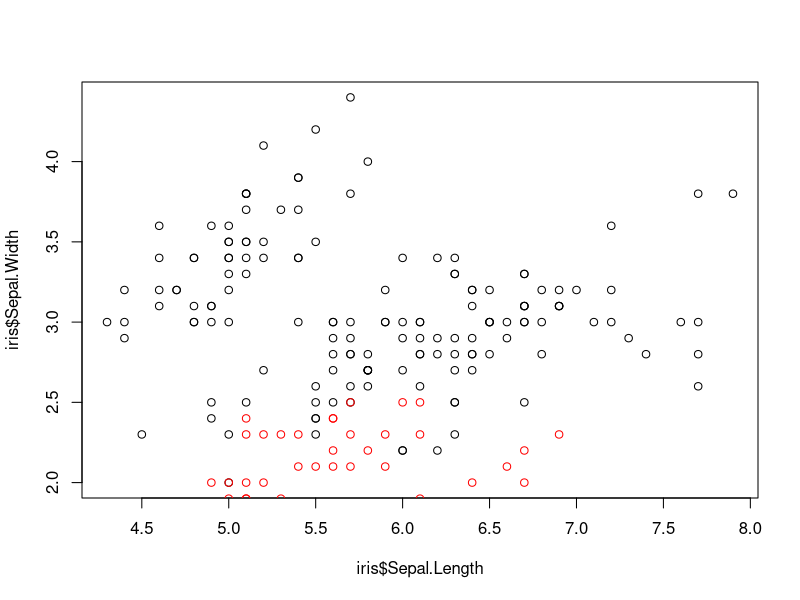
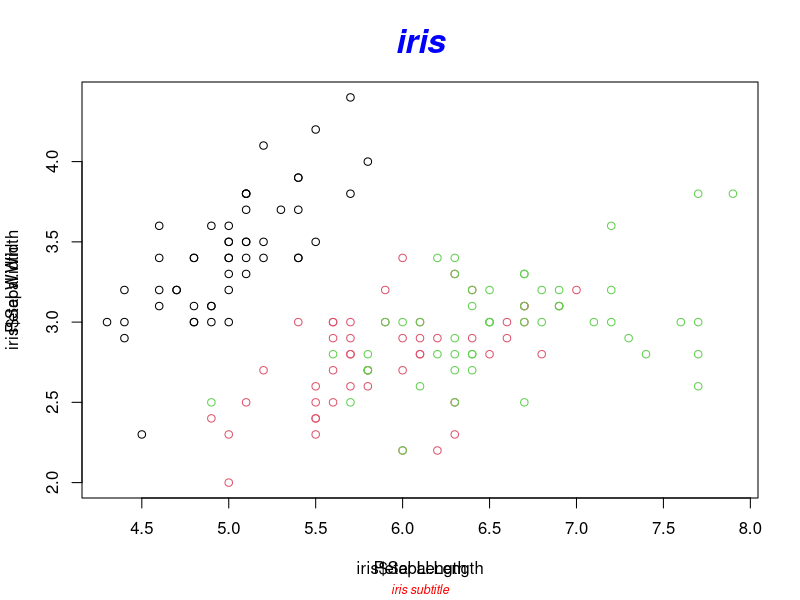
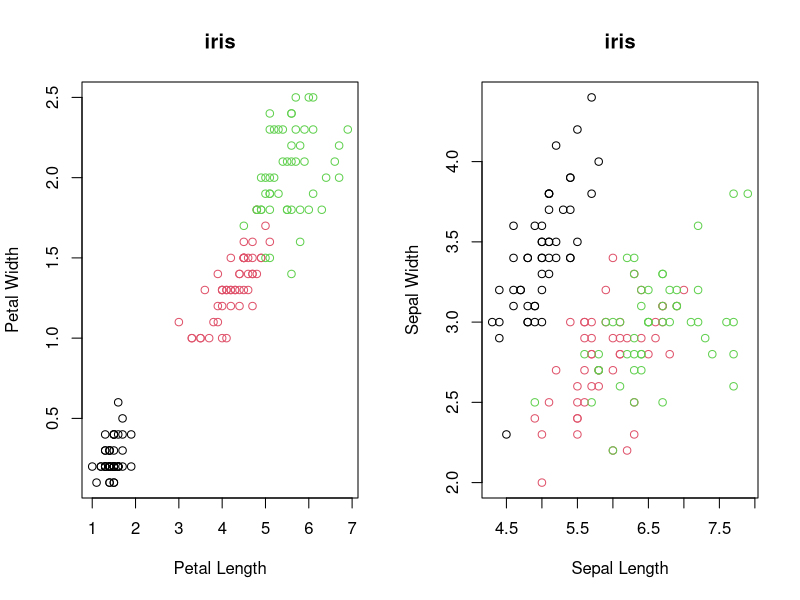

Generate these figures, in order, with R:
##-------------- Basic Plotting in R --------------

# See structure of the iris data frame 
iris <- iris
View(iris)
str(iris)



# Plot Sepal length and width on x and y axes respectively
plot(iris$Sepal.Length,iris$Sepal.Width)



# Add a layer of petal length and width using points, use col = "red" 
points(iris$Petal.Length,iris$Petal.Width,col = "red")



# Plot Species (factor) as colors; note that now we assign color to a variable in the data frame 
# and R assigns a color to each species automatically
plot(iris$Sepal.Length,iris$Sepal.Width,col=iris$Species)

# Add Labels
title("iris", sub = "iris subtitle",
      cex.main = 2,   font.main= 4, col.main= "blue",
      cex.sub = 0.75, font.sub = 3, col.sub = "red", xlab = "Petal Length", ylab = "Petal Width",
      line = NA, outer = FALSE)

# What does the below code do
par(mfrow = c(1,2))
plot(iris$Petal.Length, iris$Petal.Width, col = iris$Species, main = "iris", xlab = "Petal Length", ylab = "Petal Width")
plot(iris$Sepal.Length, iris$Sepal.Width, col = iris$Species, main = "iris", xlab = "Sepal Length", ylab = "Sepal Width")
